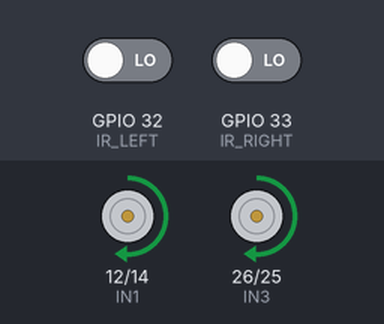
The sketch below on a simulated ESP32. Shown: motor-driver pin pairs drawn as motors (green arrow = first pin HIGH = forward, orange = second pin HIGH = backward, longer = more drive, scaled by the enable pin). Inputs (shaded band) come from the test bench; at power-on: GPIO 32 (IR_LEFT) LOW, GPIO 33 (IR_RIGHT) LOW.

Above: at 1.2 s.
1.3 s: GPIO 32 (IR_LEFT) driven HIGH
At 2.4 s:
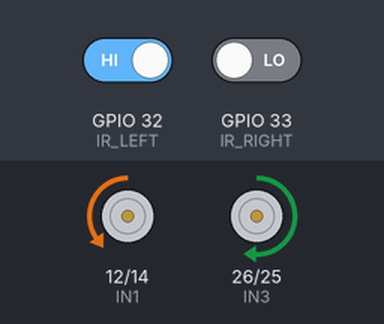
2.8 s: GPIO 33 (IR_RIGHT) driven HIGH
At 3.6 s:
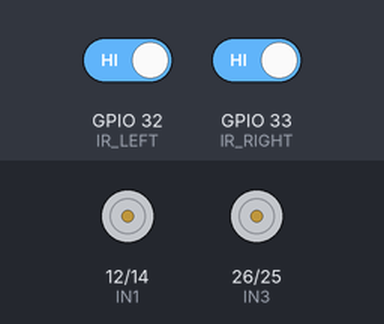
4.3 s: GPIO 32 (IR_LEFT) driven LOW
At 4.7 s:
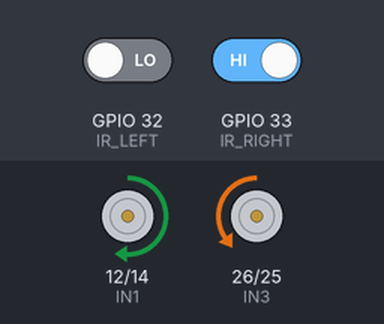
5.8 s: GPIO 33 (IR_RIGHT) driven LOW
At 7.0 s:
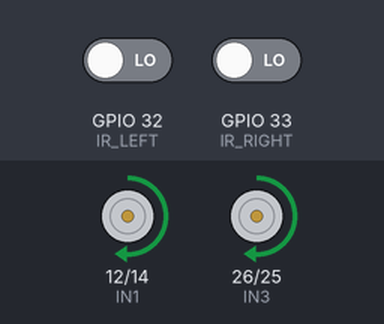
Timing chart, 0 to 8.3 s (numbered marks = the images above; inputs shaded):
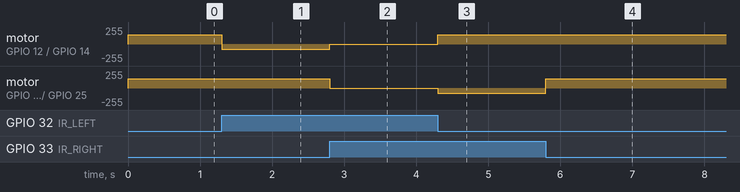

The sketch:

LineFollower.ino
```cpp
// CMD - innovator tech company

// Domenick B. Mahusay
// Albert Mark B. Alferez
// Carlos A. Sode Jr.


// Define motor driver pins
#define ENA 13
#define IN1 12
#define IN2 14
#define ENB 27
#define IN3 26
#define IN4 25

// Define IR sensor pins
#define IR_LEFT 32
#define IR_RIGHT 33

// Define motor speed
#define SPEED_FORWARD 140
#define SPEED_TURN 80
#define SPEED_STOP 0

void setup() {
    pinMode(ENA, OUTPUT);
    pinMode(IN1, OUTPUT);
    pinMode(IN2, OUTPUT);
    pinMode(ENB, OUTPUT);
    pinMode(IN3, OUTPUT);
    pinMode(IN4, OUTPUT);
    pinMode(IR_LEFT, INPUT);
    pinMode(IR_RIGHT, INPUT);
}

void loop() {
    int leftSensor = digitalRead(IR_LEFT);
    int rightSensor = digitalRead(IR_RIGHT);

    if (leftSensor == 1 && rightSensor == 0) {
        turnRight();
    } else if (leftSensor == 0 && rightSensor == 1) {
        turnLeft();
    } else if (leftSensor == 0 && rightSensor == 0) {
        moveForward();
    } else {
        stopMotors();
    }
}

void moveForward() {
    digitalWrite(IN1, HIGH);
    digitalWrite(IN2, LOW);
    digitalWrite(IN3, HIGH);
    digitalWrite(IN4, LOW);
    analogWrite(ENA, SPEED_FORWARD);
    analogWrite(ENB, SPEED_FORWARD);
}

void turnRight() {
    digitalWrite(IN1, LOW);
    digitalWrite(IN2, HIGH);
    digitalWrite(IN3, HIGH);
    digitalWrite(IN4, LOW);
    analogWrite(ENA, SPEED_TURN);
    analogWrite(ENB, 140);
}

void turnLeft() {
    digitalWrite(IN1, HIGH);
    digitalWrite(IN2, LOW);
    digitalWrite(IN3, LOW);
    digitalWrite(IN4, HIGH);
    analogWrite(ENA, 140);
    analogWrite(ENB, SPEED_TURN);
}

void stopMotors() {
    digitalWrite(IN1, LOW);
    digitalWrite(IN2, LOW);
    digitalWrite(IN3, LOW);
    digitalWrite(IN4, LOW);
    analogWrite(ENA, SPEED_STOP);
    analogWrite(ENB, SPEED_STOP);
}
```

Measured:
- after the input at 1.3 s, motor on GPIO 12 (IN1) / GPIO 14 (IN2): forward 140/255 → backward 80/255 at once
- after the input at 2.8 s, motor on GPIO 12 (IN1) / GPIO 14 (IN2): backward 80/255 → stopped at once; motor on GPIO 26 (IN3) / GPIO 25 (IN4): forward 140/255 → stopped at once
- after the input at 4.3 s, motor on GPIO 12 (IN1) / GPIO 14 (IN2): stopped → forward 140/255 at once; motor on GPIO 26 (IN3) / GPIO 25 (IN4): stopped → backward 80/255 at once
- after the input at 5.8 s, motor on GPIO 26 (IN3) / GPIO 25 (IN4): backward 80/255 → forward 140/255 at once
